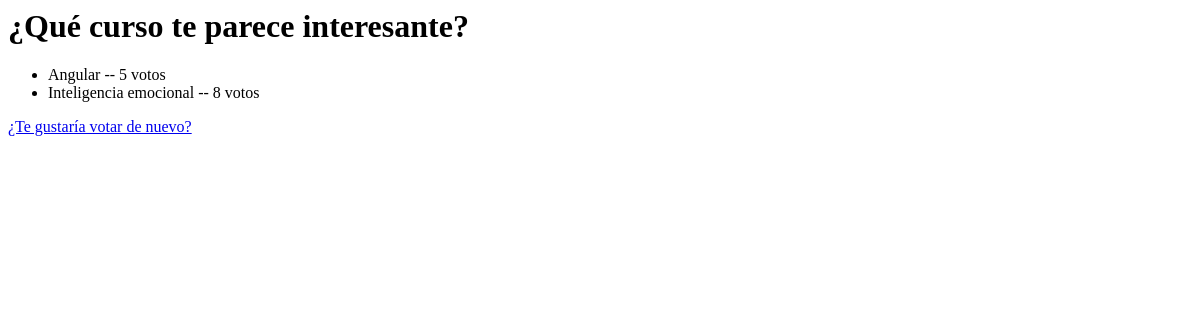
Before: /pollsApp/2/resultado/ with the older database file.
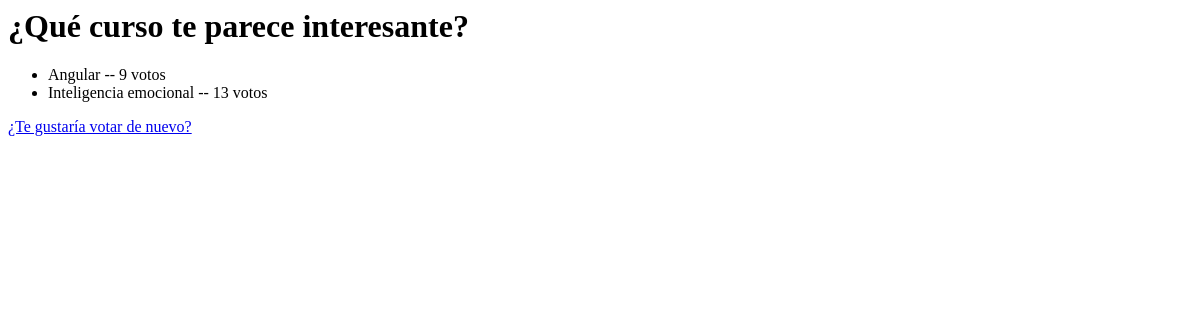
After: the same page with the newer database file.
### pollsApp/models.py (models this page shows, shortened)
class Respuesta(models.Model):
    pregunta = models.ForeignKey(Pregunta, on_delete=models.CASCADE)
    respuesta_text = models.CharField(max_length=100)
    votos = models.IntegerField(default=0)

### pollsApp/views.py (the view)
# urls.py: path('<int:pk>/resultado/', views.ResultadoView.as_view(), name="resultado"),
class ResultadoView(DetailView):
    model = Pregunta
    template_name = "pollsApp/resultado.html/"

### pollsApp/templates/pollsApp/resultado.html
<h1> {{ pregunta.pregunta_text }}</h1>
<ul>
    {% for respuesta in pregunta.respuesta_set.all %}
      <li>{{respuesta.respuesta_text}} -- {{respuesta.votos}} voto{{respuesta.votos|pluralize}}</li>
    {% endfor %}
</ul>
<a href="{% url 'polls:detalle' pregunta.id %}">¿Te gustaría votar de nuevo?</a>

Changed rows visible on the page:
changed Respuesta "Angular": votos "5" → "9"
changed Respuesta "Inteligencia emocional": votos "8" → "13"
